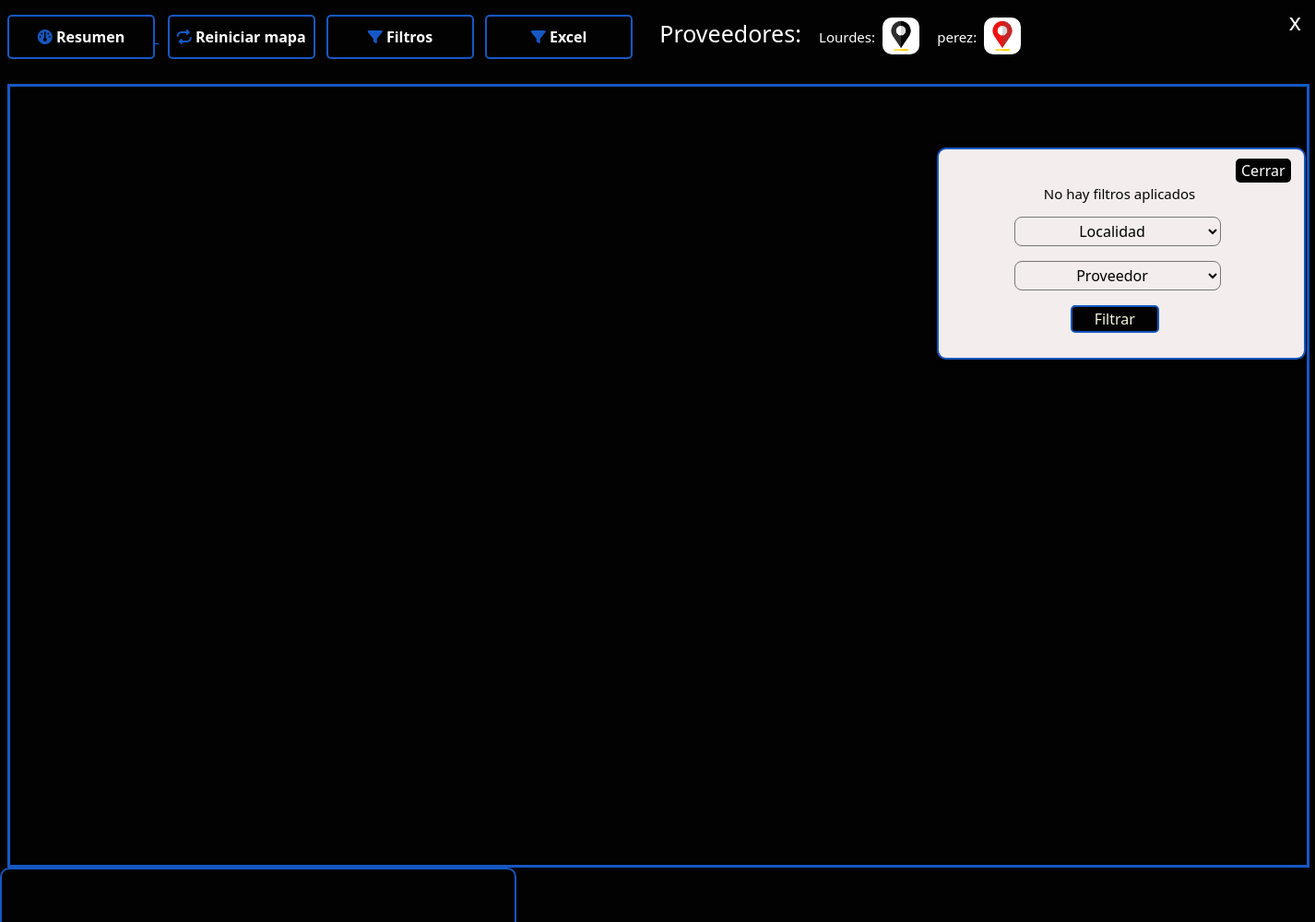
Screenshot of /mapa/ with the database file from the repository.
### proveedor/models.py (models this page shows, shortened)
class Proveedor(models.Model):
    user = models.OneToOneField(User, on_delete=models.CASCADE)
    nombre = models.CharField(max_length=250, blank=False, null=False )
    descripcion = models.CharField(max_length=250, blank=True, null=True)
    created = models.DateField(auto_now_add=True)
    icono = models.FileField(upload_to='iconos/', null=True, blank=True)

### Cartel/views.py (the view, shortened to what this page needs)
# urls.py: path('mapa/', CartelTemplateView.as_view(template_name="mapa.html"), name = 'mapa'),
class CartelTemplateView(TemplateView):
    template_name = "mapa.html"
    def get_context_data(self, **kwargs):
        template_name = "mapa.html"
        context = super().get_context_data(**kwargs)
        context['ubicaciones'] = Cartel.objects.all()
        context['localidad'] = Localidad.objects.all()
        context['proveedor'] = Proveedor.objects.all()
        return context

### Localidad/models.py (called while the page is built)
    def __str__(self):
        return self.nombre

### templates/mapa.html (shortened to what this page needs)
{% extends 'base.html' %}
{% block container %}
<body style="overflow-x: hidden; overflow-y: hidden;">
  <section style="overflow-x: hidden; overflow-y: hidden;">
    <div class="content-btn" style="overflow-x: hidden; overflow-y: hidden;">
      <a href='{% url "dashboard" %}'>
        <button class="btn-dashboard" ><i class="fa-sharp fa-solid fa-gauge" style="color: #1558c3;"></i> Resumen</button>
      </a>
      <button type="submit" class="ClearButton" id="buttonFilter"><i class="fa-solid fa-repeat" style="color: #1558c3;"></i> Reiniciar mapa  </button>
      <button class="btn-filtros" onclick="maximizar_filtros()"><i class="fa-solid fa-filter" style="color: #1558c3;"></i> Filtros </button>
      <button class="btn-filtros" onclick="descargar_datos()"><i class="fa-solid fa-filter" style="color: #1558c3;"></i> Excel</button>
      <h1>Proveedores:</h1>
      {% for prov in proveedor  %}
      <p>{{ prov.nombre }}: <img  src="/media/{{ prov.icono }}" alt="Imagen"></p>
      {% endfor %}
      <div  id="map" class="map">
        <div id="ol-popup-filter" class="ol-popup-filter">
          <div id="filter-content" class="ol-popup-content-filter">
            <button type="submit" onclick="minimizar_filtros()"  class="minimizar" >Cerrar</button>
            <h2 id="dato-no-encontrado" class="dato-no-encontrado">No hay filtros aplicados </h2>
            <form method="post">
              <select class="select-filter" name="selectLocalidad" id="selectLocalidad">
                <option value='0' selected>Localidad</option>
              </select>
              <select class="select-filter" name="selectProveedor" id="selectProveedor">
                <option value='0' selected>Proveedor</option>
              </select>
              <button type="submit" class="miButton" >Filtrar</button>
            </form>
          </div>
        </div>
      </div>
      <div id="popup"  class="ol-popup">
        <a href="#" id="popup-closer" class="ol-popup-closer"></a>
        <div id="popup-content" class="ol-popup-content"></div>
        </div>
      </div>
  </section>
</body>
{% endblock container %}

### static/css/mapa.css (style rules this page uses)
.map { height: 850px; width: 99%; margin-left: 0.5em; margin-top: 1em; z-index: 1; border: 3px solid rgb(21, 88, 195); overflow: hidden; }
.ol-popup-filter { position: absolute; display: flex; -webkit-filter: drop-shadow(0 1px 4px rgba(0,0,0,0.2)); filter: drop-shadow(0 1px 4px rgba(0,0,0,0.2)); background-color: rgb(0, 0, 0); padding: 10px; bottom: 40%; left: 60em; top: 10em; border-radius: 10px; width: 34em; height: 230px; border: 2px solid rgb(21, 88, 195); }
.ol-popup-filter, .ol-popup-content-filter, .ol-popup-content-reference { z-index: 1; width: 25em; height: 230px; margin-left: 3.5em; background-color: rgb(243, 237, 237); }
.ol-popup-content-filter h2 { color: #ffff; font-size: 26px; }
.content-btn { background: #020202; align-items: center; height: 1000px; }
.content-btn .btn-filtros, .content-btn .ClearButton, .content-btn .btn-dashboard { margin-top: 1em; margin-left: 0.5em; background: transparent; color: #ffff; font-weight: 600; width: 10em; height: 3em; border: 2px solid rgb(21, 88, 195); border-radius: 5px; }
.content-btn .ClearButton { margin-left: 0.6em; }
.content .ol-popup .ol-popup-content, .ol-popup-content-filter { width: 15em; height: 300px; background-color: #0000; border-radius: 10px; }
#popup-content { background: #020202; border: 2px solid rgb(21, 88, 195) ; width: 35em; height: 400px; border-radius: 10px; padding-top: 2em; }
.ol-popup-content-filter p, .ol-popup-content-filter .dato-no-encontrado { margin-top: -2em; margin-left: 2em; width: 200px; background: transparent; text-align: center; border-radius: 5px; display: none; }
.ol-popup-content-filter .dato-no-encontrado { color: #020202; display: block; font-size: 15px; margin-left: 2em; margin-top: 0.2em; }
.ol-popup-closer { text-decoration: none; position: absolute; top: 5px; right: 15px; font-size: 25px; color: #ffff; background: none; border: none; }
.ol-popup-closer:after { content: "x"; }
.minimizar { align-items: center; background: #020202; border: none; color: #ffffff; margin-left: 16em; border-radius: 5px; }
.select-filter { justify-content: space-between; display: flex; margin-top: 1em; margin-left: 1em; width: 14em; height: 32px; border-radius: 8px; text-align: center; background: #bb0e0e00; }
.miButton { background: #020202; border-radius: 5px; width: 6em; color: beige; border: 2px solid #1558c3; margin: 1em 0em 0em 4.8em; }
.content-btn h1, .content-btn p { color:#ffff; display:inline-flex; font-size: 25px; margin-left: 1em; }
.content-btn p { font-size: 15px; }
.content-btn img { width: 40px; margin-top: -10px; background: #ffffff; border-radius: 10px; margin-left: 8px; }

### rows the page displays
Proveedor: nombre "Lourdes", icono (picture)
Proveedor: nombre "perez", icono (picture)
